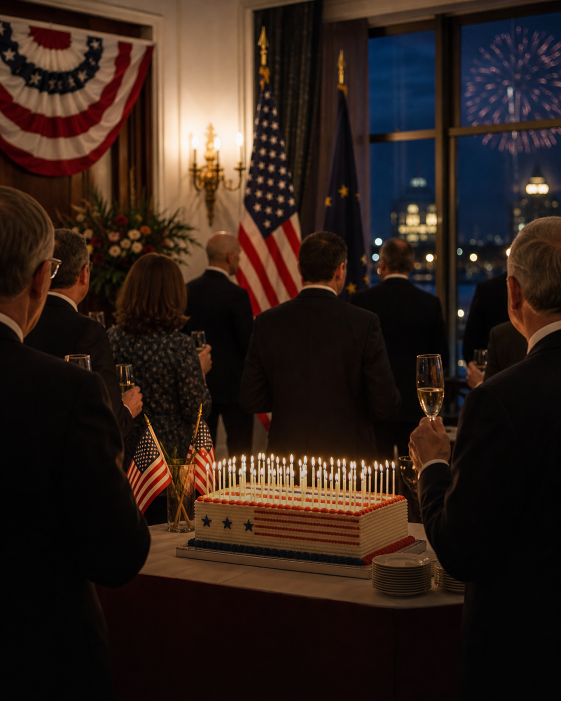
#> input picture assets/posts/014-vs-250-navo-photo.png, 1122 x 1402 px (shown at 1/2 size)
$ python render_post_014.py
#> lines starting #> are read from the running program, lines starting #| are printed output that depends on the picture
#> in main, base is the input picture: PIL image 1122x1402 RGB; mean R, G, B 47.5, 32.6, 25.6
from pathlib import Path
from PIL import Image, ImageDraw, ImageFont


ROOT = Path(__file__).resolve().parents[1]
SRC = ROOT / "assets" / "posts" / "014-vs-250-navo-photo.png"
OUT = ROOT / "assets" / "posts" / "014-vs-250-navo.png"

W, H = 1080, 1350
INK = "#111111"
PAPER = "#F5F0E6"
ORANGE = "#F15A24"
YELLOW = "#F2C94C"
WHITE = "#FFFFFF"
MUTED = "#D8D1C4"

GEORGIA_BOLD = "/System/Library/Fonts/Supplemental/Georgia Bold.ttf"
ARIAL = "/System/Library/Fonts/Supplemental/Arial.ttf"
ARIAL_BOLD = "/System/Library/Fonts/Supplemental/Arial Bold.ttf"


def font(path, size):
    return ImageFont.truetype(path, size)


def cover_crop(img, size, vertical_focus=0.0):
#> called with size = (1080, 1350), vertical_focus = 0
    src_w, src_h = img.size
#> src_w = 1122; src_h = 1402
    dst_w, dst_h = size
    scale = max(dst_w / src_w, dst_h / src_h)
#> scale = 0.963
    resized = img.resize((round(src_w * scale), round(src_h * scale)), Image.LANCZOS)
    left = (resized.width - dst_w) // 2
#> left = 0
    top = round((resized.height - dst_h) * vertical_focus)
#> top = 0
    return resized.crop((left, top, left + dst_w, top + dst_h))


def wrap(draw, text, face, max_width):
    words = text.split()
    lines = []
    current = ""
    for word in words:
        candidate = word if not current else f"{current} {word}"
        if draw.textbbox((0, 0), candidate, font=face)[2] <= max_width:
            current = candidate
        else:
            if current:
                lines.append(current)
            current = word
    if current:
        lines.append(current)
    return lines


def headline_font(draw, text):
    for size in (56, 52, 48, 44):
        face = font(GEORGIA_BOLD, size)
        lines = wrap(draw, text, face, 940)
        if len(lines) <= 4:
            return face, lines, int(size * 1.18)
    face = font(GEORGIA_BOLD, 42)
    return face, wrap(draw, text, face, 940), 50


def draw_logo(draw, x, y, scale=1.0):
    r = int(42 * scale)
    cx, cy = x + r, y + r
    draw.ellipse((cx - r, cy - r, cx + r, cy + r), fill=PAPER, outline=INK, width=max(3, int(5 * scale)))
    draw.ellipse((cx - r + 8, cy - r + 8, cx + r - 8, cy + r - 8), outline=INK, width=max(1, int(2 * scale)))
    face = font(GEORGIA_BOLD, int(38 * scale))
    box = draw.textbbox((0, 0), "DR", font=face)
    draw.text((cx - (box[2] - box[0]) / 2 - int(2 * scale), cy - int(24 * scale)), "DR", font=face, fill=INK)
    draw.ellipse((cx + int(25 * scale), cy + int(11 * scale), cx + int(35 * scale), cy + int(21 * scale)), fill=ORANGE)
    draw.rectangle((cx - int(14 * scale), cy - int(35 * scale), cx + int(14 * scale), cy - int(31 * scale)), fill=YELLOW)


def main():
    base = Image.open(SRC).convert("RGB")
    img = cover_crop(base, (W, H), vertical_focus=0.0)
    draw = ImageDraw.Draw(img, "RGBA")

    draw.rectangle((0, 0, W, 152), fill=(17, 17, 17, 255))
    draw.rectangle((0, 780, W, H), fill=(17, 17, 17, 238))
    draw.rectangle((0, 152, W, 250), fill=(0, 0, 0, 35))

    draw.text((70, 58), "BUITENLAND", font=font(ARIAL_BOLD, 32), fill=WHITE)
    draw.ellipse((980, 58, 1018, 96), fill=ORANGE)

    headline = "VS viert 250e verjaardag, Europa vraagt of cadeau meetelt als NAVO-bijdrage"
    face, lines, spacing = headline_font(draw, headline)
#> lines = ['VS viert 250e verjaardag, Europa', 'vraagt of cadeau meetelt als', 'NAVO-bijdrage']; spacing = 66
    y = 842
    for line in lines:
        draw.text((70, y), line, font=face, fill=PAPER)
        y += spacing
#> this loop made 3 passes
#> (line, y) on passes 1 to 3: ('VS viert 250e verjaardag, Europa', 908), ('vraagt of cadeau meetelt als', 974), ('NAVO-bijdrage', 1040)
#> after the loop, y = 1040

    draw.line((70, y + 20, 1010, y + 20), fill=ORANGE, width=5)
    deck_font = font(ARIAL, 28)
    deck_y = y + 54
#> deck_y = 1094
    for line in wrap(draw, "Belgie komt met kaart, glimlach en btw-bon.", deck_font, 720):
        draw.text((70, deck_y), line, font=deck_font, fill=MUTED)
        deck_y += 34
#> this loop made 1 pass
#> deck_y on pass 1: 1128
#> after the loop, deck_y = 1128

    draw_logo(draw, 900, 1222, 0.88)
    draw.text((70, 1282), "DE RAASKALDERIJ", font=font(ARIAL_BOLD, 23), fill=PAPER)
    draw.text((70, 1314), "Ambachtelijk geraas sinds 1836", font=font(ARIAL, 22), fill=MUTED)

    OUT.parent.mkdir(parents=True, exist_ok=True)
    img.save(OUT, quality=96)
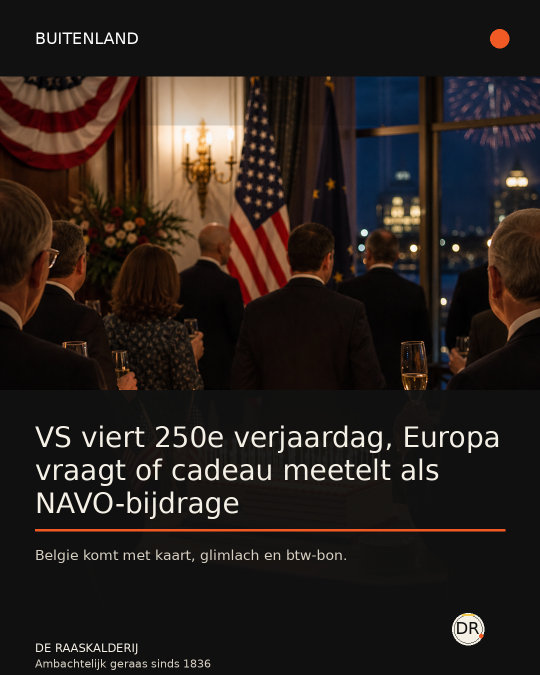
#> saved as 014-vs-250-navo.png: PIL image 1080x1350 RGB (shown at 1/2 size); mean R, G, B 40.5, 32.2, 28.4
    print(OUT)


if __name__ == "__main__":
    main()

$ run again, with assets/posts/007-smartschoolberichten-photo.png copied over assets/posts/014-vs-250-navo-photo.png
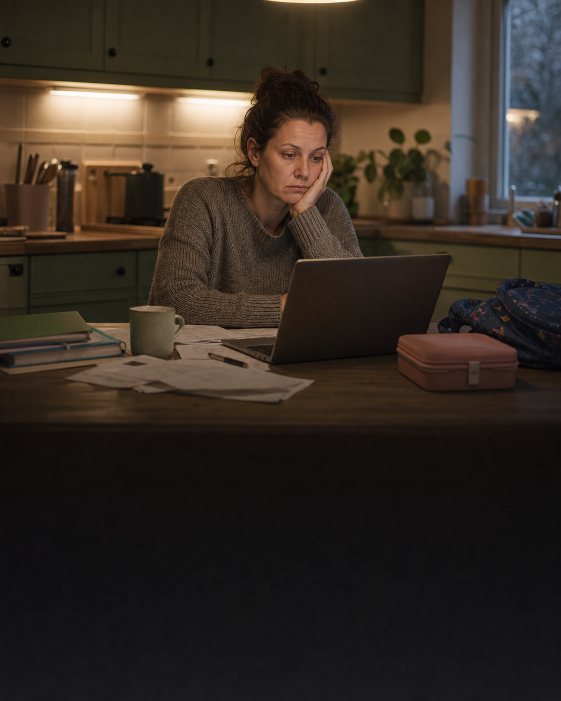
#> input picture assets/posts/007-smartschoolberichten-photo.png, 1122 x 1402 px (shown at 1/2 size)
#> in main, base is the input picture: PIL image 1122x1402 RGB; mean R, G, B 52, 43.1, 35.2
#> lines = ['VS viert 250e verjaardag, Europa', 'vraagt of cadeau meetelt als', 'NAVO-bijdrage']; spacing = 66
#> the loop in main, `for line in lines:` made 3 passes
#> (line, y) on passes 1 to 3: ('VS viert 250e verjaardag, Europa', 908), ('vraagt of cadeau meetelt als', 974), ('NAVO-bijdrage', 1040)
#> after the loop in main, `for line in lines:`: y = 1040
#> in main, `deck_y = y + 54`: deck_y = 1094
#> the loop in main, `for line in wrap(draw, "Belgie komt met kaart, glimlach en btw-bon.", ..` made 1 pass
#> deck_y on pass 1: 1128
#> after the loop in main, `for line in wrap(draw, "Belgie komt met kaart, glimlach en btw-bon.", ..`: deck_y = 1128
#> in main, `img.save(OUT, quality=96)`:
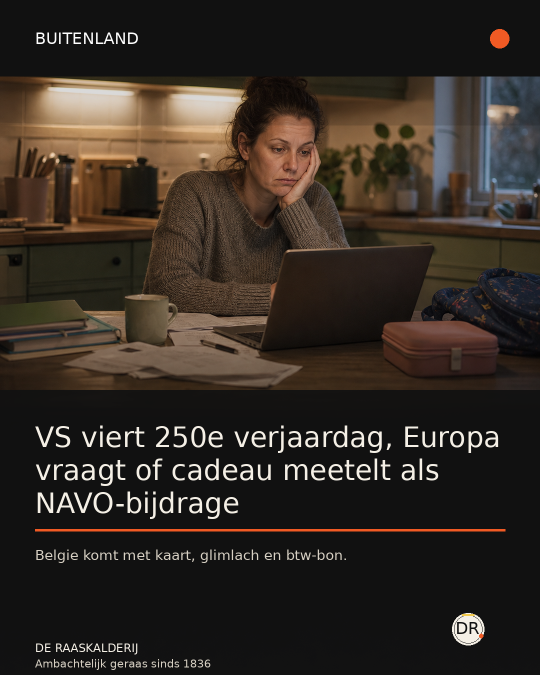
#> saved as 014-vs-250-navo.png: PIL image 1080x1350 RGB (shown at 1/2 size); mean R, G, B 51.2, 43.1, 36.1
